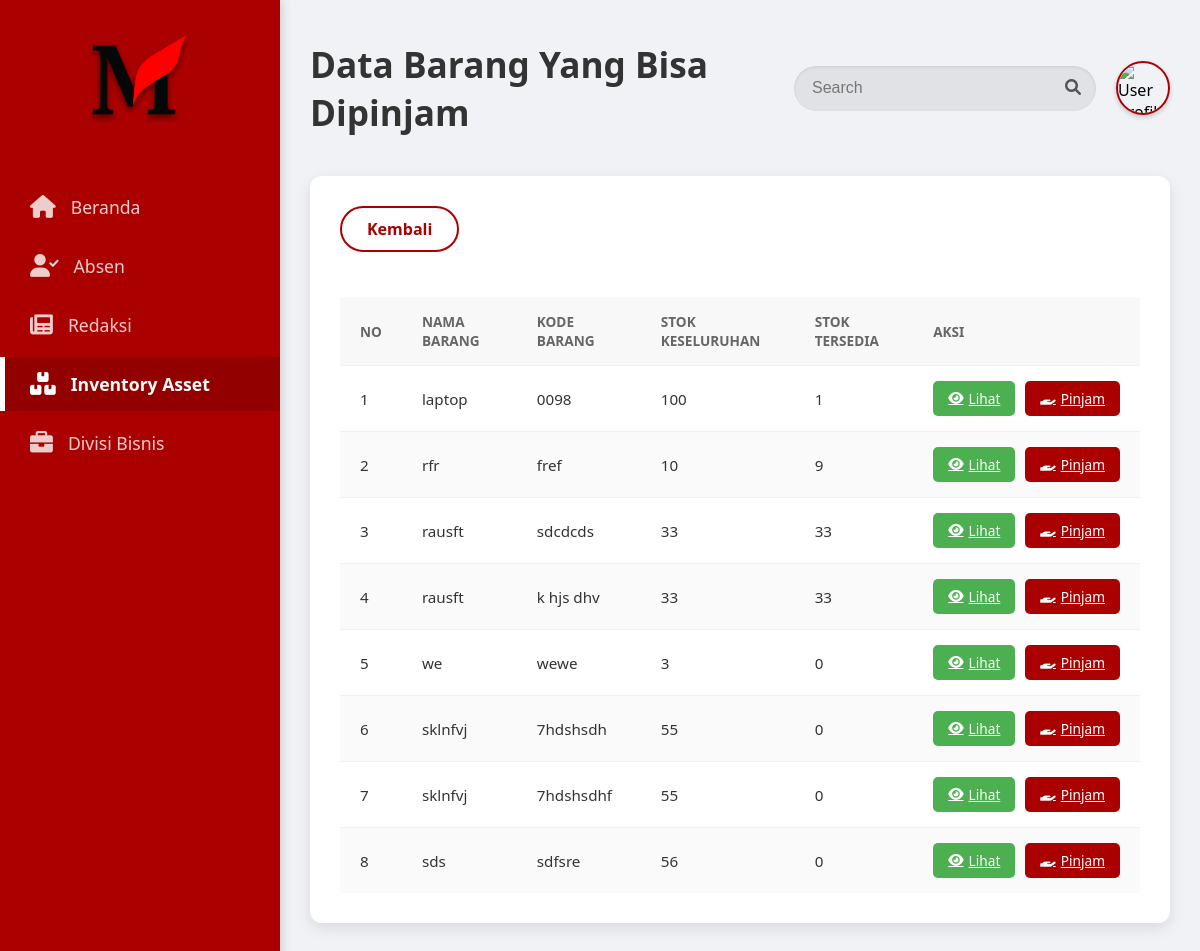
The page /inventory/peminjaman_barang.php on the database its author committed.
### tables this page shows
CREATE TABLE `data_barang` (
  `id` int(11) NOT NULL,
  `nama_barang` varchar(255) NOT NULL,
  `kode_barang` varchar(50) NOT NULL,
  `tanggal_beli` date DEFAULT NULL,
  `pembeli` varchar(255) DEFAULT NULL,
  `keterangan` varchar(255) DEFAULT NULL,
  `stok_keseluruhan` int(11) DEFAULT 0,
  `stok_tersedia` int(11) DEFAULT 0
);

### inventory/peminjaman_barang.php (the view, shortened to what this page needs)
<!DOCTYPE html>
<html lang="en">
<head>
    <link rel="stylesheet" href="../assets/style.css">
    <link rel="stylesheet" href="https://cdnjs.cloudflare.com/ajax/libs/font-awesome/6.0.0-beta3/css/all.min.css">
</head>
<body>
    <?php
    include_once(__DIR__ . '/../config/koneksi.php');
    $search_query = "";
    if (isset($_GET['search']) && !empty($_GET['search'])) {
        $search_query = mysqli_real_escape_string($koneksi, $_GET['search']);
        $sql = "SELECT * FROM data_barang WHERE keterangan = 'Bisa Dipinjam' AND (nama_barang LIKE '%$search_query%' OR kode_barang LIKE '%$search_query%')";
    } else {
        $sql = "SELECT * FROM data_barang WHERE keterangan = 'Bisa Dipinjam'";
    }
    $result = mysqli_query($koneksi, $sql);
    ?>
    <div class="container">
        <div class="sidebar">
            <div class="logo">
                <img src="../assets/image 2.png" width="110" alt="">
            </div>
            <nav class="nav-menu">
                <ul>
                    <li><a href="#"><i class="fas fa-home"></i> Beranda</a></li>
                    <li><a href="#"><i class="fas fa-user-check"></i> Absen</a></li>
                    <li><a href="#"><i class="fas fa-newspaper"></i> Redaksi</a></li>
                    <li class="active"><a href="list_barang.php"><i class="fas fa-boxes"></i> Inventory Asset</a></li>
                    <li><a href="#"><i class="fas fa-briefcase"></i> Divisi Bisnis</a></li>
                    </ul>
            </nav>
        </div>
        <div class="main-content">
            <header class="header">
                <h1>Data Barang Yang Bisa Dipinjam</h1>
                <div class="header-right">
                    <div class="search-bar">
                        <form action="" method="GET" style="display: flex;">
                            <input type="text" name="search" placeholder="Search" value="<?php echo htmlspecialchars($search_query); ?>">
                            <button type="submit"><i class="fas fa-search"></i></button>
                        </form>
                    </div>
                    <div class="user-profile">
                        <img src="../assets/img/profile-placeholder.jpg" alt="User Profile">
                    </div>
                </div>
            </header>
            <div class="content-area">
                <div class="top-actions">
                    <a href="list_barang.php" class="btn-red-outline">Kembali</a>
                </div>
                <div class="table-container">
                    <table>
                        <thead>
                            <tr>
                                <th>No</th>
                                <th>Nama Barang</th>
                                <th>Kode Barang</th>
                                <th>Stok Keseluruhan</th>
                                <th>Stok Tersedia</th>
                                <th>Aksi</th>
                            </tr>
                        </thead>
                        <tbody>
                            <?php
                            if (mysqli_num_rows($result) > 0) {
                                $no = 1;
                                while($row = mysqli_fetch_assoc($result)) {
                                    echo "<tr>";
                                    echo "<td>" . $no++ . "</td>";
                                    echo "<td>" . htmlspecialchars($row['nama_barang']) . "</td>";
                                    echo "<td>" . htmlspecialchars($row['kode_barang']) . "</td>";
                                    echo "<td>" . htmlspecialchars($row['stok_keseluruhan']) . "</td>";
                                    echo "<td>" . htmlspecialchars($row['stok_tersedia']) . "</td>";
                                    echo "<td class='actions'>";
                                    echo "<a href='detail_peminjaman.php?id=" . $row['id'] . "' class='btn-lihat'><i class='fas fa-eye'></i> Lihat</a>";
                                    echo "<a href='input_peminjaman.php?id=" . $row['id'] . "' class='btn-pinjam " . ($row['stok_tersedia'] <= 0 ? 'disabled' : '') . "' " . ($row['stok_tersedia'] <= 0 ? 'aria-disabled="true"' : '') . "><i class='fas fa-hand-holding'></i> Pinjam</a>";
                                    echo "</td>";
                                    echo "</tr>";
                                }
                            } else {
                                echo "<tr><td colspan='6'>Tidak ada data barang yang bisa dipinjam.</td></tr>";
                            }
                            ?>
                        </tbody>
                    </table>
                </div>
            </div>
        </div>
    </div>
</body>
</html>

### assets/style.css (style rules this page uses)
body { font-family: 'Segoe UI', sans-serif; margin: 0; padding: 0; background-color: #f0f2f5; display: flex; min-height: 100vh; }
.container { display: flex; width: 100%; }
.sidebar { width: 280px; background-color: #AB0000; color: white; padding: 30px 0; display: flex; flex-direction: column; box-shadow: 2px 0 10px rgba(0,0,0,0.15); position: fixed; height: 100%; top: 0; left: 0; z-index: 100; }
.logo { text-align: center; margin-bottom: 50px; }
.nav-menu ul { list-style: none; padding: 0; margin: 0; }
.nav-menu ul li { margin-bottom: 5px; }
.nav-menu ul li a { color: rgba(255, 255, 255, 0.8); text-decoration: none; display: flex; align-items: center; padding: 15px 30px; border-radius: 0; transition: background-color 0.3s ease, color 0.3s ease; font-size: 1.1em; }
.nav-menu ul li a i { margin-right: 15px; font-size: 1.3em; }
.nav-menu ul li.active a { background-color: #920000; color: white; font-weight: 600; border-left: 5px solid white; padding-left: 25px; }
.main-content { flex-grow: 1; margin-left: 280px; padding: 30px; background-color: #f0f2f5; }
.header { display: flex; justify-content: space-between; align-items: center; margin-bottom: 30px; padding: 10px 0; }
.header h1 { font-size: 2.2em; color: #333; margin: 0; font-weight: 600; }
.header-right { display: flex; align-items: center; gap: 20px; }
.search-bar { display: flex; background-color: #e0e2e5; border-radius: 25px; overflow: hidden; height: 45px; align-items: center; box-shadow: inset 0 1px 3px rgba(0,0,0,0.1); }
.search-bar input { border: none; padding: 8px 18px; outline: none; font-size: 1em; width: 220px; background: transparent; color: #333; }
.search-bar input::placeholder { color: #777; }
.search-bar button { background-color: transparent; border: none; padding: 8px 15px; cursor: pointer; color: #555; font-size: 1em; transition: color 0.3s ease; }
.user-profile { width: 50px; height: 50px; border-radius: 50%; object-fit: cover; border: 2px solid #AB0000; box-shadow: 0 2px 5px rgba(0,0,0,0.2); margin-left: auto; }
.user-profile img { width: 100%; height: 100%; border-radius: 50%; display: block; }
.content-area { background-color: white; padding: 30px; border-radius: 12px; box-shadow: 0 5px 15px rgba(0,0,0,0.1); margin-top: 20px; }
.table-container { overflow-x: auto; }
table { width: 100%; border-collapse: collapse; margin-top: 20px; }
table thead { background-color: #f8f8f8; }
table th, table td { text-align: left; padding: 15px 20px; border-bottom: 1px solid #f0f0f0; font-size: 0.95em; color: #333; }
table th { color: #666; font-weight: 600; text-transform: uppercase; font-size: 0.85em; }
table tbody tr:last-child td { border-bottom: none; }
table tbody tr:nth-child(even) { background-color: #fafafa; }
.actions { white-space: nowrap; }
.actions button, .actions a { background: none; border: none; cursor: pointer; font-size: 1.1em; margin-right: 8px; transition: color 0.3s ease, transform 0.2s ease; padding: 5px; border-radius: 4px; }
.actions button:last-child, .actions a:last-child { margin-right: 0; }
.top-actions { margin-bottom: 25px; display: flex; justify-content: flex-start; }
.btn-red-outline { background-color: transparent; color: #AB0000; border: 2px solid #AB0000; padding: 10px 25px; border-radius: 25px; cursor: pointer; font-size: 1em; font-weight: 600; text-decoration: none; transition: all 0.3s ease; display: inline-flex; align-items: center; justify-content: center; }
.actions .btn-lihat { background-color: #4CAF50; color: white; border: none; padding: 8px 15px; border-radius: 5px; font-size: 0.9em; margin-right: 10px; transition: background-color 0.3s ease; display: inline-flex; align-items: center; gap: 5px; }
.actions .btn-pinjam { background-color: #AB0000; color: white; border: none; padding: 8px 15px; border-radius: 5px; font-size: 0.9em; transition: background-color 0.3s ease; display: inline-flex; align-items: center; gap: 5px; }

### rows shown on the page
data_barang: nama_barang "laptop", kode_barang "0098", stok_keseluruhan "100", stok_tersedia "1"
data_barang: nama_barang "rfr", kode_barang "fref", stok_keseluruhan "10", stok_tersedia "9"
data_barang: nama_barang "rausft", kode_barang "sdcdcds", stok_keseluruhan "33", stok_tersedia "33"
data_barang: nama_barang "rausft", kode_barang "k hjs dhv", stok_keseluruhan "33", stok_tersedia "33"
data_barang: nama_barang "we", kode_barang "wewe", stok_keseluruhan "3", stok_tersedia "0"
data_barang: nama_barang "sklnfvj", kode_barang "7hdshsdh", stok_keseluruhan "55", stok_tersedia "0"
data_barang: nama_barang "sklnfvj", kode_barang "7hdshsdhf", stok_keseluruhan "55", stok_tersedia "0"
data_barang: nama_barang "sds", kode_barang "sdfsre", stok_keseluruhan "56", stok_tersedia "0"
